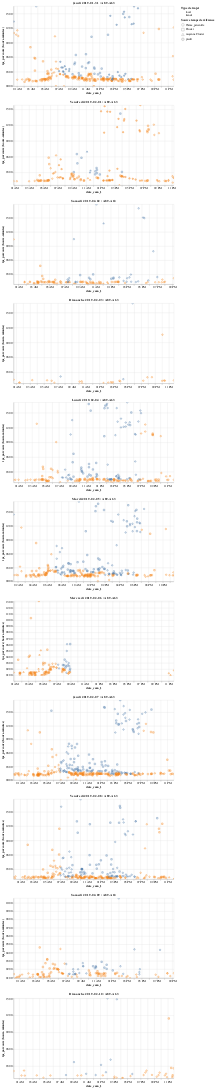

This figure's notebook cell:
### Code cell
#exemple de visu sur 7 jours
g.graph_transit_filtre_multiple(df_transit_avec_filtre, 
                                '2019-01-31 00:00:00', '2019-01-31 23:59:59', 'A89-A63', 11)
